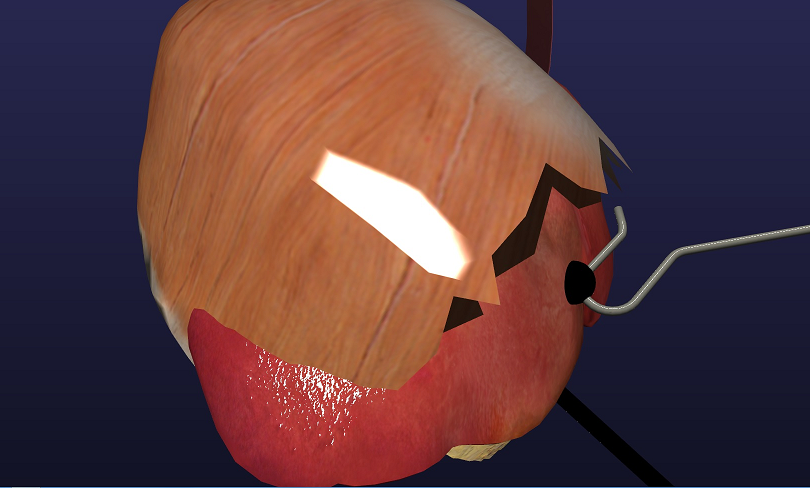
%> input picture test.png, 811 x 488 px
$ octave create_deformation_matrix_new.m   (GNU Octave 9; MATLAB toolbox functions it lacks are replaced by stand-ins)
%> lines starting %> are read from the running program, lines starting %| are printed output that depends on the picture; in (x1, y1, x2, y2) boxes, pixels count from 0 and x2, y2 are one past the last pixel; in counts of white or black regions, pixels touching at a corner belong together; the program's own positions count from 1
%------segment roi region
%%%%%  I=imread('test.png');
clc;clear all;close all

%images_pathname='.\Skin_Caner-100-Images\100_Images_JPG\';
images_pathname='C:\Users\Yasar\Desktop\Skin_Cancer-NN-100-Images\100_Images_JPG\';
[filename, pathname] = uigetfile({'*.jpg; *.tif; *.bmp; *.png'},'Load an ORIGINAL image',images_pathname);
%> the answer given: test.png
img=imread([pathname filename]);
%> img is the input picture: size 488x811x3 uint8; mean R, G, B 94.2, 60.5, 63.2
I=img;
%%%A=im2double(rgb2gray(img)); Because of red I commented out
% Red channel:
%A=im2double(img(:,:,3));

%%%% Mask
mask_pathname='C:\Users\Yasar\Desktop\Skin_Cancer-NN-100-Images\Border_DB_Masks\BD_DB_Masks';
[filename2, pathname2] = uigetfile({'*.jpg; *.tif; *.bmp; *.png'},'Load a MASK image',mask_pathname);
%> the answer given: test.png
mask=imread([pathname2 filename2]);
mask=imresize(mask,[size(I,1) size(I,2)]);  % !!!! R C parametleri gir !!!!!!
BW=imcomplement(mask);
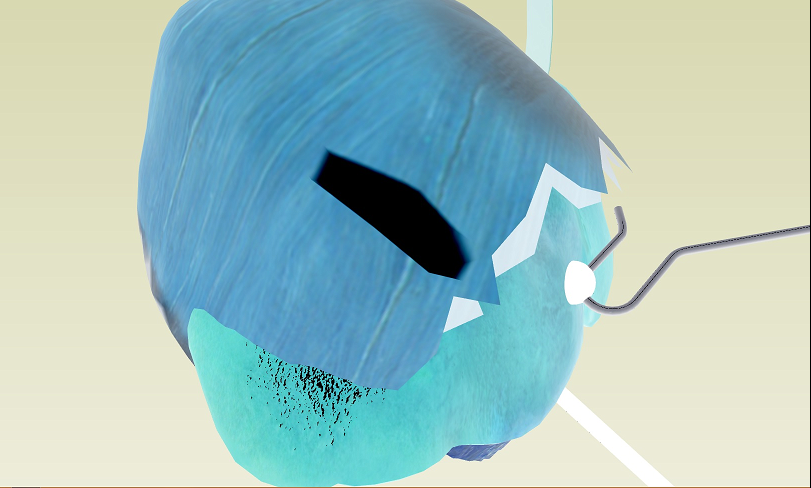
%> BW: size 488x811x3 uint8; mean R, G, B 160.8, 194.5, 191.8
BW=im2bw(BW);
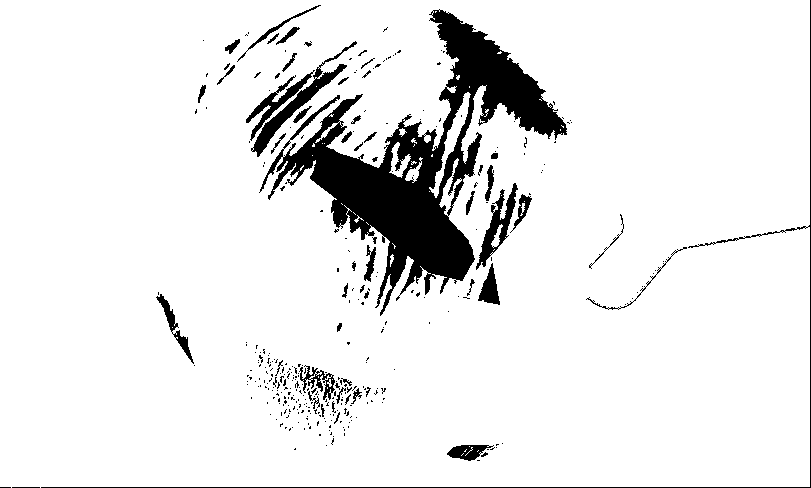
%> BW: size 488x811 logical; 91.2% white; 337 black regions (286 under 20 px), largest, box (x1, y1, x2, y2) and area: (259, 9, 567, 316) 24376, (251, 41, 357, 157) 1475, (41, 0, 811, 488) 1470

%%%%%%%% CLEAR Outside of the region
%  clear outside
percentage_of_edges_to_clip_top=10;
percentage_of_edges_to_clip=10;
[h,w]=size(BW);
%> h = 488; w = 811
left_mask_boundary=floor(1+(w/2*percentage_of_edges_to_clip/100));
%> left_mask_boundary = 41
right_mask_boundary=floor(w-(w/2*percentage_of_edges_to_clip/100));
%> right_mask_boundary = 770
top_mask_boundary=floor(1+(h/2*percentage_of_edges_to_clip_top/100));
%> top_mask_boundary = 25
bottom_mask_boundary=floor(h-(h/2*percentage_of_edges_to_clip_top/100)); %% Bu kisim onemli, eger sekil at ve ustte yakinsa bu degismeli
%> bottom_mask_boundary = 463
BW(:,1:left_mask_boundary)=0;
BW(:,right_mask_boundary:end)=0;
BW(1:top_mask_boundary,:)=0;
BW(bottom_mask_boundary:end,:)=0;
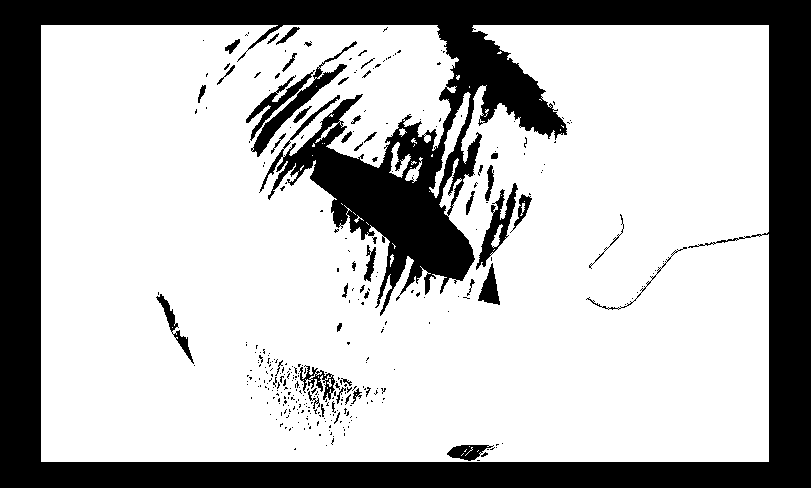
%> BW: size 488x811 logical; 72% white; 333 black regions (285 under 20 px), largest, box (x1, y1, x2, y2) and area: (0, 0, 811, 488) 101974, (251, 41, 357, 157) 1475, (476, 183, 518, 270) 1064
%%%%%%%%%%%%%%%

%BW=bwareaopen(BW, 8700);   %%%% Burda da 2 secenek olmali, image gore
% tmp=round(h*w/21);  % gui skindeki degeri
tmp=round(h*w/33);
%> tmp = 11993
BW=bwareaopen(BW, tmp);
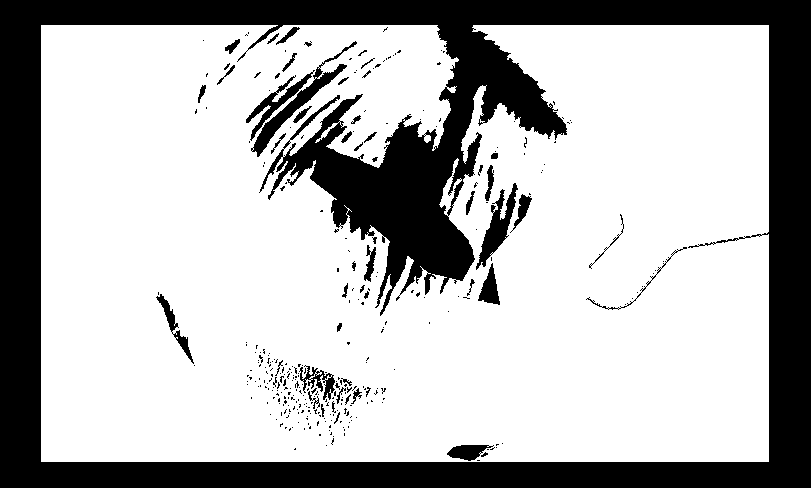
%> BW: size 488x811 logical; 71.6% white; 330 black regions (282 under 20 px), largest, box (x1, y1, x2, y2) and area: (0, 0, 811, 488) 103524, (251, 41, 357, 157) 1476, (476, 183, 518, 270) 1181
%BW=bwareaopen(BW, 18000);
%%%%%%%%%%%%%


dim = size(BW);
%> dim = [488 811]
[y x]=find(BW==1);
%> y = 283394 values from 26 to 462; x = 283394 values from 42 to 769
y=min(y);
%> y = 26
imy=BW(y,:);
%> imy = 811 logical values, 688 true
x=min(find(imy==1));
%> x = 42

% detect boundaries and plot
boundary = bwtraceboundary(BW,[y, x],'N');%,'8','counterclockwise');  %x=column y=row
% boundary = bwtraceboundary(BW,[x, y],'N');
imshow(I);   %%% 4 satiri show icin geri ac
hold on;
plot(boundary(:,2),boundary(:,1),'g');%,'LineWidth',3);
hold on;

%contour = bwtraceboundary(BW, [row, col], 'W', 8, 50,...
%                                  'counterclockwise');

% find r of circle candidate
[k,t]=size(boundary);
%> k = 4726; t = 2
r=k/(2*pi);
%> r = 752.2

% Find the centroids of segmenteg region
s  = regionprops(BW, 'centroid');
%> s = 1 region; Centroid: [405.1 251.9]
centroids = cat(1, s.Centroid);
%> centroids = [405.1 251.9]
hold on;
plot(centroids(:,1), centroids(:,2), 'b+');
hold on;

%uzak=sqrt((centroids(:,2)-y)^2+(centroids(:,1)-x)^2);
%rc=centroids(:,2)-(r/uzak)*(centroids(:,2)-y)


% Draw circle using r and centroid points
th =linspace(0,2*pi,k);%0:pi/k:2*pi;
%> th = 4726 values from 0 to 6.28
xunit = r * cos(th) + centroids(:,1);  % x axis corresponds to column      % [row col]
%> xunit = 4726 values, max 1157.2 at index 1, min -347.1 at index 2363, mean 405.2
yunit = r * sin(th) + centroids(:,2);  % y axis corresponds to row         % [row col]
%> yunit = 4726 values, max 1004.1 at index 1182, min -500.3 at index 3545, mean 251.9
h = plot(xunit, yunit,'r');
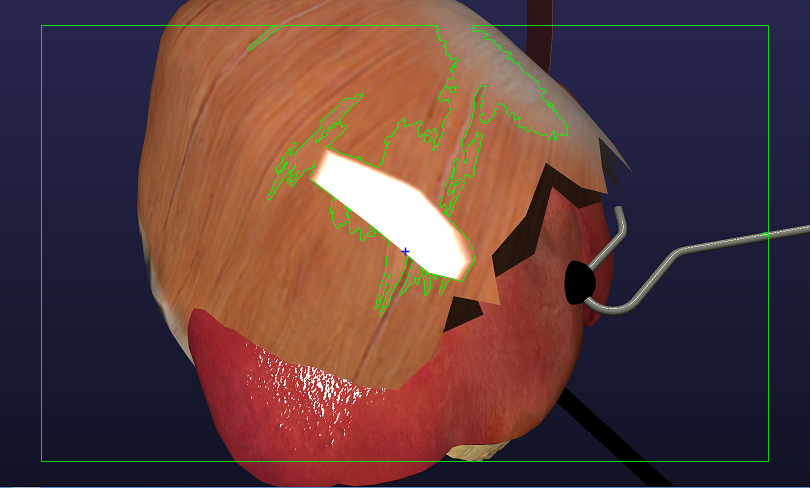
%> figure redrawn from the program's plot data
hold off

%unit=[yunit' xunit'];
% Create Deformation matrix
DG=zeros(k);
DG2=zeros(k);

for i=1:k
    DG(i,i)=sqrt( (boundary(i,1)-yunit(i))^2+(boundary(i,2)-xunit(i))^2);% euclidean
    DG2(i,i)=abs(boundary(i,1)-yunit(i))+abs(boundary(i,2)-xunit(i)); %manhattan
          % boundary(:,2)=colunm boundary(:,1)=row
end                                     %
%DG= pdist2(X,Y);
%DG= pdist2(boundary,unit);

H=[];
for i=1:k

    H=[H;boundary(i,1) boundary(i,2) DG(i,i) DG2(i,i)]; % [y=row x=column euclidean manhattan]

end
%> this loop made 4726 passes
%> H on passes 1 to 2: [26 42 1137.9 1341.1], [26 42 1137.9 1341.1; 26 43 1137.1 1341.1]

%> (the run ends here)
